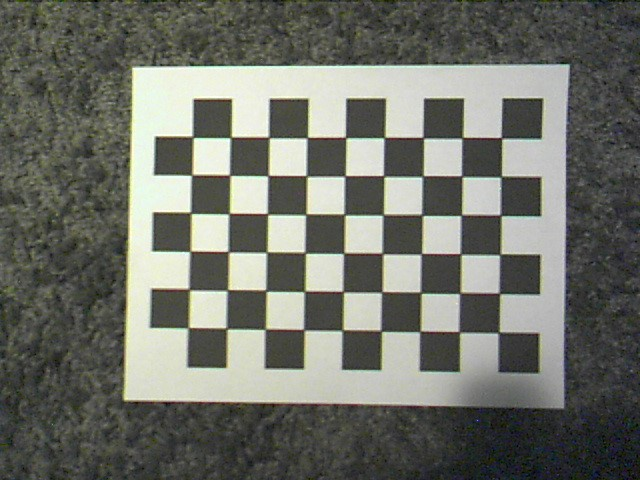
#> input picture src/Calibration/images/image1.jpg, 640 x 480 px; its folder holds only this picture in this run
$ python calibrate.py
#> lines starting #> are read from the running program, lines starting #| are printed output that depends on the picture; after the words box and inside, x2 and y2 are one past the last pixel; in counts of white or black regions, pixels touching at a corner belong together; long printed decimals are rounded
import numpy as np
import cv2
import glob

# set this to zero if you want to want to go through each individual image
DELAY_PERIOD = 1

PATH_TO_IMAGES = 'images/*.jpg'

criteria = (cv2.TERM_CRITERIA_EPS + cv2.TERM_CRITERIA_MAX_ITER, 60, 0.0001)

GRID_WIDTH = 6
GRID_HEIGHT = 9

# prepare object points, initialze object and image point arrays
objp = np.zeros((GRID_WIDTH*GRID_HEIGHT,3), np.float32)
objp[:,:2] = np.mgrid[0:GRID_HEIGHT,0:GRID_WIDTH].T.reshape(-1,2)
objpoints = [] # 3d point in real world space
imgpoints = [] # 2d points in image plane.

images = glob.glob(PATH_TO_IMAGES)

for fname in images:
    # grab the image, convert it to grayscale
    img = cv2.imread(fname)
#> img is the input picture: shape (480, 640, 3); mean B, G, R 105, 113.2, 111.2
    gray = cv2.cvtColor(img,cv2.COLOR_BGR2GRAY)
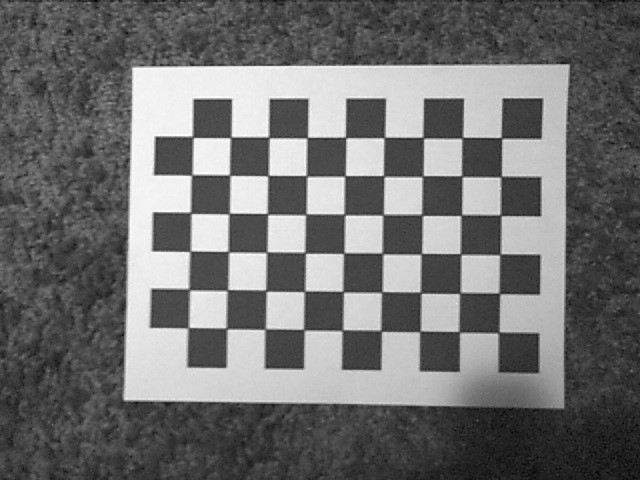
#> gray: shape (480, 640); min 0, max 254, mean 111.7

    # find the chess board corners (image points)
    ret, corners = cv2.findChessboardCorners(gray, (GRID_HEIGHT,GRID_WIDTH),None)
#> ret = True; corners = 54 rows, first 8: [499, 331.8], [459.5, 332], [420.1, 331.2], [381.2, 331.3], [342.5, 329.9], [304.4, 330.3], [265.2, 329.3], [226.1, 328]

    if ret == True:
        # add the object point
        objpoints.append(objp)

        # refine the image points
        cv2.cornerSubPix(gray,corners,(9,9),(-1,-1),criteria)
        imgpoints.append(corners)

        # draw and display the corners
        cv2.drawChessboardCorners(img, (GRID_HEIGHT,GRID_WIDTH), corners,ret)
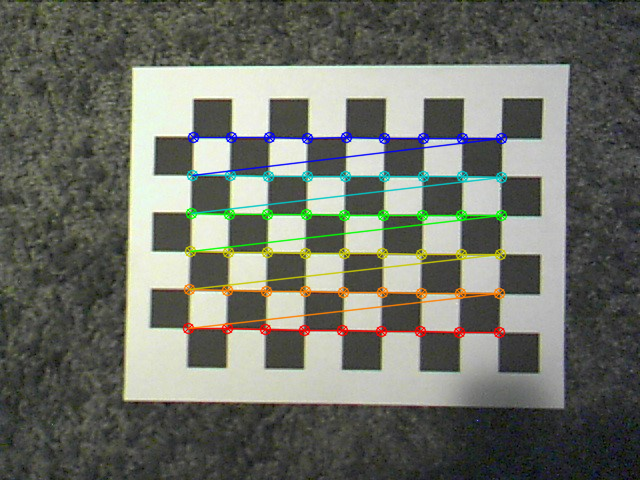
#> img: shape (480, 640, 3); 4.67% of pixels changed, all inside (x1, y1, x2, y2) = (182, 131, 508, 339)
        cv2.imshow(fname,img)
        cv2.waitKey(DELAY_PERIOD)

# now that we have our image and object points we can calibrate
ret, mtx, dist, rvecs, tvecs = cv2.calibrateCamera(objpoints, imgpoints, gray.shape[::-1],None,None)
#> ret = 0.123; mtx = [[887.7, 0, 360.3], [0, 883.8, 360.3], [0, 0, 1]]; dist = [[0.242, -2.69, -0.00256, -0.0085, 9.53]]; rvecs = ([-0.117, -0.0631, -3.12],); tvecs = ([3.52, -0.712, 22.61],)

print('Camera Matrix:\n',mtx)
#| Camera Matrix:
#|  [[887.726   0.         360.294]
#|  [  0.         883.803 360.346]
#|  [  0.           0.           1.        ]]
print('Distortion Coefficients:\n',dist)
#| Distortion Coefficients:
#|  [[ 2.42358044e-01 -2.69089028e+00 -2.55603689e-03 -8.50120434e-03
#|    9.52817797e+00]]

# now go through each image and undistort them using the values we just generated
for fname in images:
    img = cv2.imread(fname)
    h,  w = img.shape[:2]
#> h = 480; w = 640
    newcameramtx, roi=cv2.getOptimalNewCameraMatrix(mtx,dist,(w,h),1,(w,h))
#> newcameramtx = [[896.2, 0, 357], [0, 891.3, 359.2], [0, 0, 1]]; roi = (23, 24, 607, 453)

    # undistort
    dst = cv2.undistort(img, mtx, dist, None, newcameramtx)
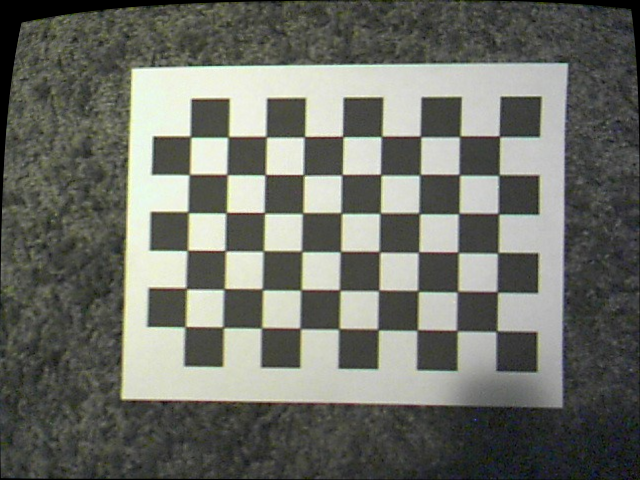
#> dst: shape (480, 640, 3); mean B, G, R 103.5, 111.5, 109.5

    # crop the image
    x,y,w,h = roi
#> x = 23; y = 24; w = 607; h = 453
    dst = dst[y:y+h, x:x+w]
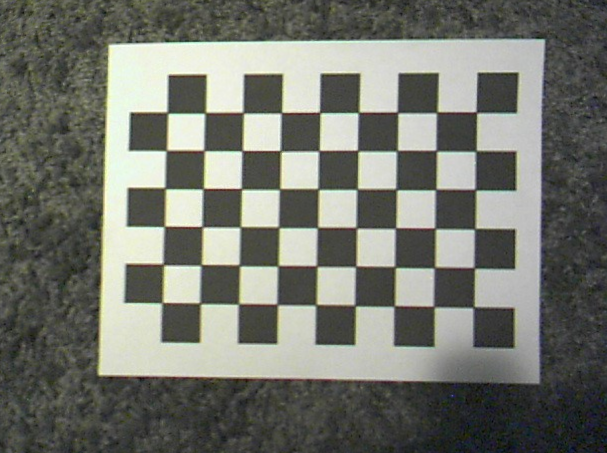
#> dst: shape (453, 607, 3); mean B, G, R 109.7, 117.9, 115.9
    cv2.imshow(fname,dst)
    cv2.waitKey(DELAY_PERIOD)

# calculate and report our re-projection error
mean_error = 0
for i in range(len(objpoints)):
    imgpoints2, _ = cv2.projectPoints(objpoints[i], rvecs[i], tvecs[i], mtx, dist)
    error = cv2.norm(imgpoints[i],imgpoints2, cv2.NORM_L2)/len(imgpoints2)
    mean_error += error
#> this loop made 1 pass
#> (error, mean_error) on pass 1: (0.0167, 0.0167)
#> after the loop, mean_error = 0.0167

print("Total error: ", mean_error/len(objpoints))
#| Total error:  0.01674

# save our camera matrix and distortion coefficients
np.savez("src/camera_properties", mtx, dist)

cv2.destroyAllWindows()

$ run again, on src/Calibration/images/image5.jpg
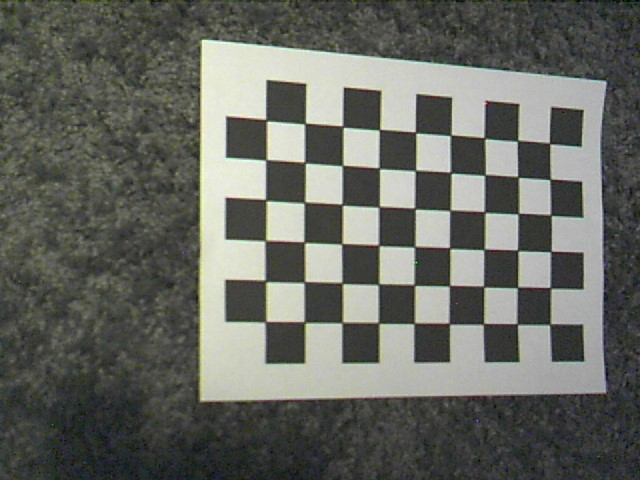
#> input picture src/Calibration/images/image5.jpg, 640 x 480 px
#> img is the input picture: shape (480, 640, 3); mean B, G, R 97.5, 104, 102.1
#> `gray = cv2.cvtColor(img,cv2.COLOR_BGR2GRAY)`:
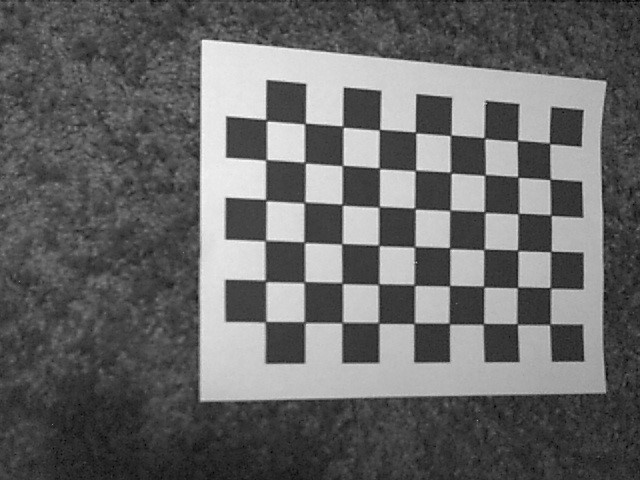
#> gray: shape (480, 640); min 0, max 252, mean 102.7
#> `ret, corners = cv2.findChessboardCorners(gray, (GRID_HEIGHT,GRID_WIDTH..`: ret = True; corners = 54 rows, first 8: [549.4, 324.6], [517.4, 323.9], [483.2, 323.9], [449.5, 323.6], [413.9, 323.6], [378.4, 322.6], [342, 322.5], [305.2, 322.7]
#> `cv2.drawChessboardCorners(img, (GRID_HEIGHT,GRID_WIDTH), corners,ret)`:
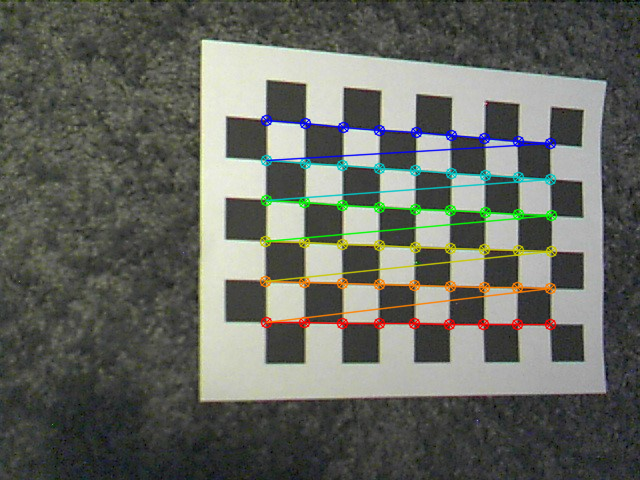
#> img: shape (480, 640, 3); 4.39% of pixels changed, all inside (x1, y1, x2, y2) = (259, 114, 558, 331)
#> `ret, mtx, dist, rvecs, tvecs = cv2.calibrateCamera(objpoints, imgpoint..`: ret = 0.355; mtx = [[7567.7, 0, 304.5], [0, 2760.8, 262.9], [0, 0, 1]]; dist = [[5.05, -2199.7, -0.0277, 0.0249, -2.14]]; rvecs = ([1.78, -0.0402, -2.57],); tvecs = ([2.46, 1.7, 76.18],)
#| Camera Matrix:
#|  [[7.56770884e+03 0.00000000e+00 3.04469830e+02]
#|  [0.00000000e+00 2.76077564e+03 2.62852385e+02]
#|  [0.00000000e+00 0.00000000e+00 1.00000000e+00]]
#| Distortion Coefficients:
#|  [[ 5.05156550e+00 -2.19965258e+03 -2.76703826e-02  2.48781502e-02
#|   -2.14337465e+00]]
#> newcameramtx = [[22.61, 0, 1.88], [0, 9.38, 0.893], [0, 0, 1]]; roi = (1, 0, 2, 2)
#> `x,y,w,h = roi`: x = 1; y = 0; w = 2
#> the loop `for i in range(len(objpoints)):` made 1 pass
#> (error, mean_error) on pass 1: (0.0483, 0.0483)
#> after the loop `for i in range(len(objpoints)):`: mean_error = 0.0483
#| Total error:  0.04834

$ run again, on src/Calibration/images/image6.jpg
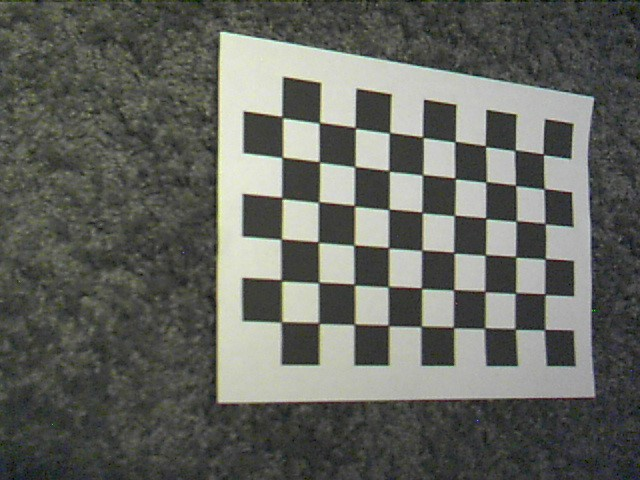
#> input picture src/Calibration/images/image6.jpg, 640 x 480 px
#> img is the input picture: shape (480, 640, 3); mean B, G, R 95, 101.2, 99.4
#> `ret, corners = cv2.findChessboardCorners(gray, (GRID_HEIGHT,GRID_WIDTH..`: ret = True; corners = 54 rows, first 8: [544.8, 329.5], [515, 329], [484.9, 327.8], [453.3, 327.2], [421, 326.4], [387.9, 324.9], [354.2, 324.1], [319.4, 323.5]
#> `cv2.drawChessboardCorners(img, (GRID_HEIGHT,GRID_WIDTH), corners,ret)`:
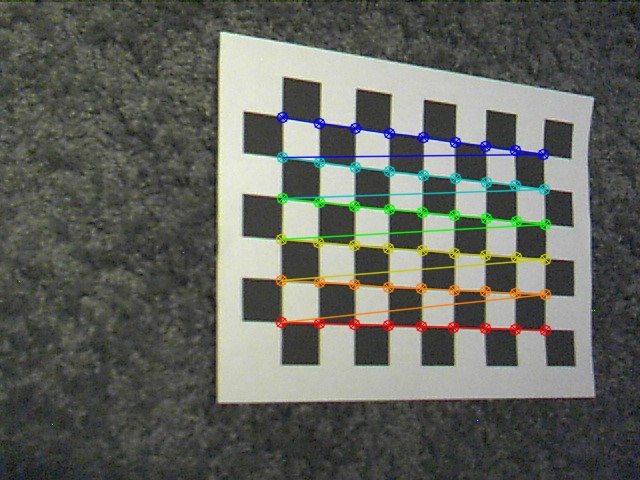
#> img: shape (480, 640, 3); 4.18% of pixels changed, all inside (x1, y1, x2, y2) = (275, 111, 552, 337)
#> `ret, mtx, dist, rvecs, tvecs = cv2.calibrateCamera(objpoints, imgpoint..`: ret = 0.502; mtx = [[5332.3, 0, 293.3], [0, 1936.4, 260.7], [0, 0, 1]]; dist = [[4.26, -845.4, -0.0166, 0.0166, -3.87]]; rvecs = ([1.79, -0.0779, -2.53],); tvecs = ([2.57, 1.96, 54.89],)
#| Camera Matrix:
#|  [[5.33230495e+03 0.00000000e+00 2.93327260e+02]
#|  [0.00000000e+00 1.93637130e+03 2.60668821e+02]
#|  [0.00000000e+00 0.00000000e+00 1.00000000e+00]]
#| Distortion Coefficients:
#|  [[ 4.26441823e+00 -8.45380334e+02 -1.65812368e-02  1.65673580e-02
#|   -3.86671506e+00]]
#> newcameramtx = [[3881.9, 0, 363.4], [0, 872.1, 117.4], [0, 0, 1]]; roi = (150, 0, 463, 216)
#> `x,y,w,h = roi`: x = 150; y = 0; w = 463; h = 216
#> `dst = dst[y:y+h, x:x+w]`:
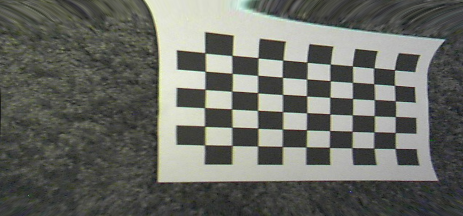
#> dst: shape (216, 463, 3); mean B, G, R 100.6, 107.2, 105.4
#> the loop `for i in range(len(objpoints)):` made 1 pass
#> (error, mean_error) on pass 1: (0.0683, 0.0683)
#> after the loop `for i in range(len(objpoints)):`: mean_error = 0.0683
#| Total error:  0.06826

$ run again, on src/Calibration/images/image7.jpg
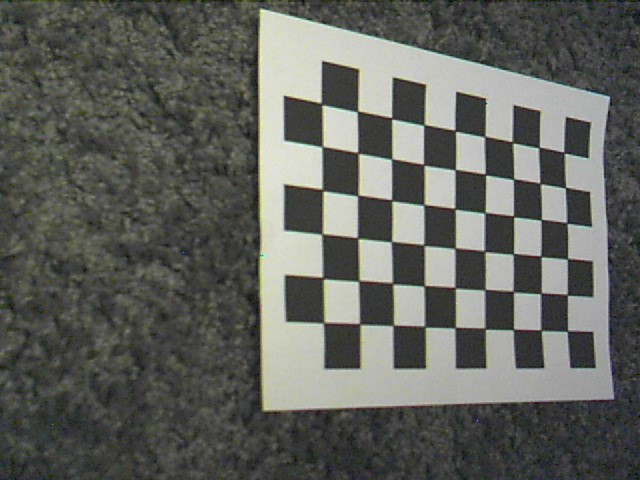
#> input picture src/Calibration/images/image7.jpg, 640 x 480 px
#> img is the input picture: shape (480, 640, 3); mean B, G, R 93.1, 98.8, 97.1
#> `ret, corners = cv2.findChessboardCorners(gray, (GRID_HEIGHT,GRID_WIDTH..`: ret = True; corners = 54 rows, first 8: [567.3, 331.2], [541.3, 330.2], [513.4, 329.5], [485.5, 329.3], [455.3, 327.3], [425.5, 327.2], [393, 325.6], [359.3, 323.4]
#> `cv2.drawChessboardCorners(img, (GRID_HEIGHT,GRID_WIDTH), corners,ret)`:
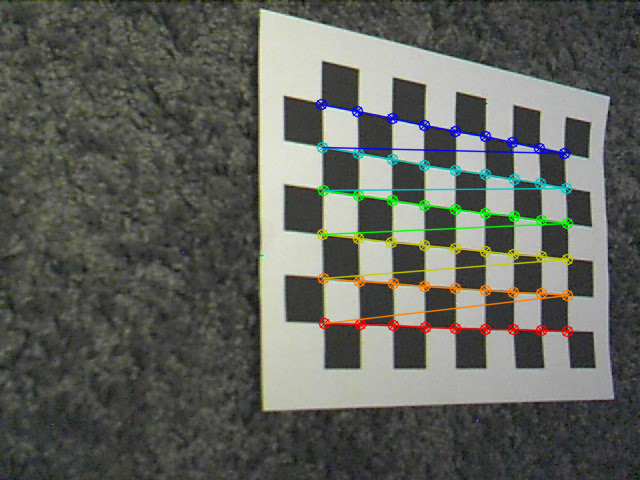
#> img: shape (480, 640, 3); 3.98% of pixels changed, all inside (x1, y1, x2, y2) = (315, 98, 574, 338)
#> `ret, mtx, dist, rvecs, tvecs = cv2.calibrateCamera(objpoints, imgpoint..`: ret = 0.584; mtx = [[2056.4, 0, 242.6], [0, 1323.3, 282.4], [0, 0, 1]]; dist = [[-4.81, 238.1, -0.0299, 0.0657, -3952.4]]; rvecs = ([1.44, -0.106, -2.75],); tvecs = ([5.72, 1.38, 36.09],)
#| Camera Matrix:
#|  [[2.05636386e+03 0.00000000e+00 2.42617687e+02]
#|  [0.00000000e+00 1.32328867e+03 2.82425204e+02]
#|  [0.00000000e+00 0.00000000e+00 1.00000000e+00]]
#| Distortion Coefficients:
#|  [[-4.81195628e+00  2.38142965e+02 -2.98603105e-02  6.56639309e-02
#|   -3.95237899e+03]]
#> newcameramtx = [[1699.3, 0, 256.7], [0, 1197, 255.5], [0, 0, 1]]; roi = (56, 0, 528, 433)
#> `x,y,w,h = roi`: x = 56; y = 0; w = 528; h = 433
#> `dst = dst[y:y+h, x:x+w]`:
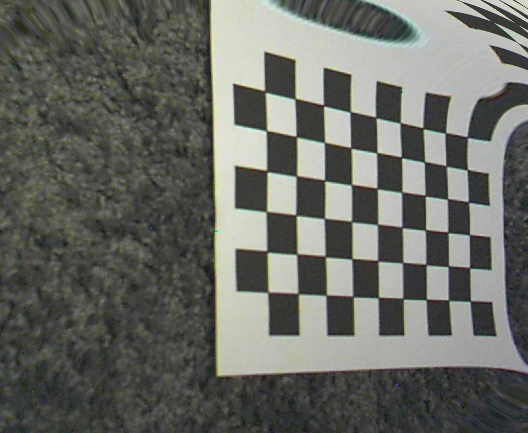
#> dst: shape (433, 528, 3); mean B, G, R 100.3, 106.2, 104.5
#> the loop `for i in range(len(objpoints)):` made 1 pass
#> (error, mean_error) on pass 1: (0.0795, 0.0795)
#> after the loop `for i in range(len(objpoints)):`: mean_error = 0.0795
#| Total error:  0.07952

$ run again, on src/Calibration/images/image2.jpg
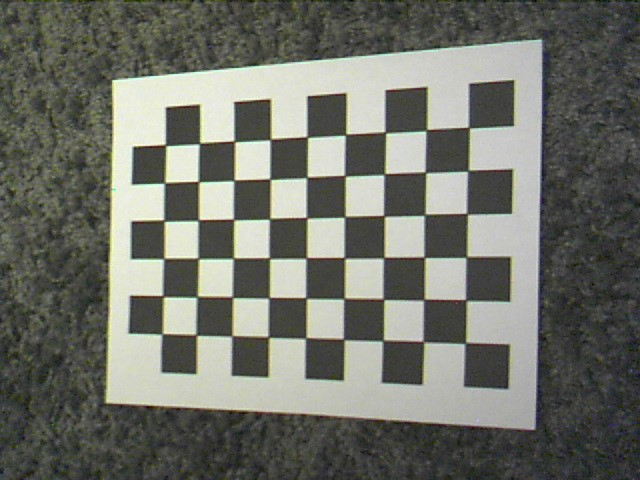
#> input picture src/Calibration/images/image2.jpg, 640 x 480 px
#> img is the input picture: shape (480, 640, 3); mean B, G, R 104.9, 113.3, 111.4
#> `ret, corners = cv2.findChessboardCorners(gray, (GRID_HEIGHT,GRID_WIDTH..`: ret = True; corners = 54 rows, first 8: [465.4, 343], [422.7, 341], [382.8, 340.4], [343.1, 338.8], [305.8, 337.5], [268.4, 337.1], [231.8, 335.7], [196.3, 335.1]
#> img: shape (480, 640, 3); 4.61% of pixels changed, all inside (x1, y1, x2, y2) = (156, 122, 476, 350)
#> `ret, mtx, dist, rvecs, tvecs = cv2.calibrateCamera(objpoints, imgpoint..`: ret = 1.02; mtx = [[22599.1, 0, 161.4], [0, 104419.5, 253], [0, 0, 1]]; dist = [[160.3, -4232.3, -0.076, 3.45, -23.27]]; rvecs = ([-0.0261, -1.91, -2.48],); tvecs = ([8.05, 0.53, 682],)
#| Camera Matrix:
#|  [[2.25990749e+04 0.00000000e+00 1.61375790e+02]
#|  [0.00000000e+00 1.04419533e+05 2.52998603e+02]
#|  [0.00000000e+00 0.00000000e+00 1.00000000e+00]]
#| Distortion Coefficients:
#|  [[ 1.60281842e+02 -4.23225750e+03 -7.60379448e-02  3.44653243e+00
#|   -2.32734760e+01]]
#> newcameramtx = [[25685, 0, 197.6], [0, 99974.4, 252.4], [0, 0, 1]]; roi = (0, 47, 638, 392)
#> `x,y,w,h = roi`: x = 0; y = 47; w = 638; h = 392
#> `dst = dst[y:y+h, x:x+w]`:
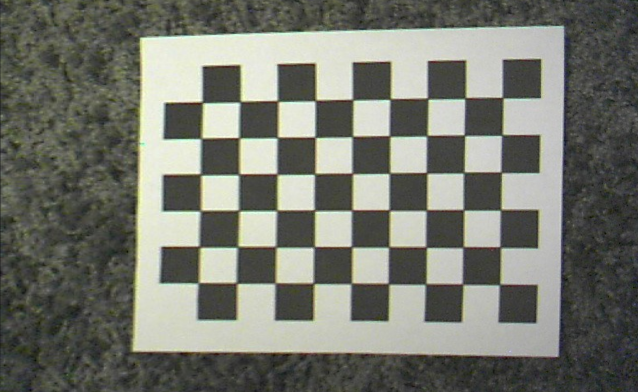
#> dst: shape (392, 638, 3); mean B, G, R 110.3, 119.6, 117.7
#> the loop `for i in range(len(objpoints)):` made 1 pass
#> (error, mean_error) on pass 1: (0.138, 0.138)
#> after the loop `for i in range(len(objpoints)):`: mean_error = 0.138
#| Total error:  0.1383
